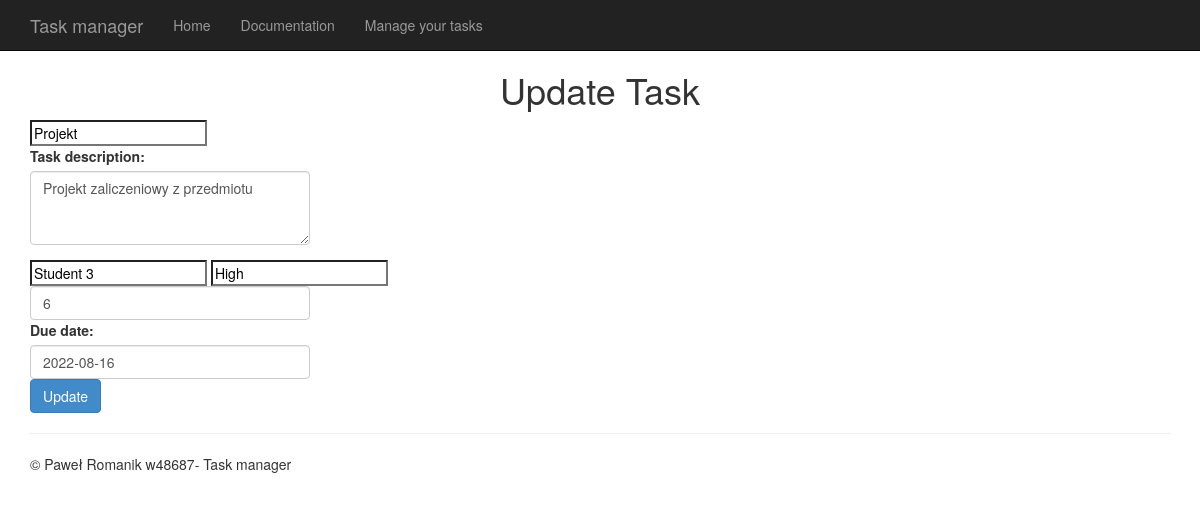
The app's page /worker/update/3 with its own data.
### __init__.py (models this page shows, shortened)
class Todo(db.Model):
    id = db.Column(db.Integer, primary_key=True)
    content = db.Column(db.String(200), nullable=False)
    description = db.Column(db.String(200), nullable=True)
    owner = db.Column(db.String(50), nullable=True)
    duedate = db.Column(db.String(10), nullable=True)
    priority = db.Column(db.String(10), nullable=True)
    progress = db.Column(db.Integer, nullable=True)
    date_created = db.Column(db.DateTime, default=datetime.utcnow)

### __init__.py (the view)
@app.route('/worker/update/<int:id>', methods=['GET', 'POST'])
def update(id):
    task = Todo.query.get_or_404(id)
    if request.method == 'POST':
        task.content = request.form['content']
        task.description = request.form['description']
        task.duedate = request.form['duedate']
        task.owner = request.form['owner']
        task.priority = request.form['priority']
        task.progress = request.form['progress']
        try:
            db.session.commit()
            return redirect('/worker')
        except:
            return 'Wystapil problem przy edytowaniu zadania'
    else:
        return render_template('update.html', task=task)

### templates/update.html
{% extends 'worker.html' %}
{% block content %}
<div class="content">
    <h1 style="text-align: center">Update Task</h1>
    <div class="form">
        <form action="/worker/update/{{task.id}}" method="POST">
            <input type="text" name="content" id="content" value="{{task.content}}">
            <div class="form-group">
                <label for="taskDescription">Task description:</label>
                <textarea class="form-control" name="description" id="description" rows="3">{{task.description}}</textarea>
            </div>
            <input type="text" name="owner" id="owner" value="{{task.owner}}">
            <input type="text" name="priority" id="priority" value="{{task.priority}}">
            <input type="number" name="progress"  min="0" max="10"  id="progress" class="form-control" value="{{task.progress}}" placeholder="Enter progresss as a value from 0 to 10">
            <label for="dueDate">Due date:</label>
            <input type="text" name="duedate" id="duedate" class="form-control" placeholder="Enter due date in format YYYY-MM-DD" value="{{task.duedate}}">
            <button type="submit" class="btn btn-primary" value="Update">Update</button>
        </form>
    </div>
</div>
{% endblock %}

### static/content/site.css (style rules this page uses)
body { padding-top: 50px; padding-bottom: 20px; }
input, select, textarea { max-width: 280px; }

### records on screen
Todo: content "Projekt", description "Projekt zaliczeniowy z przedmiotu", owner "Student 3", priority "High", progress "6", duedate "2022-08-16"
